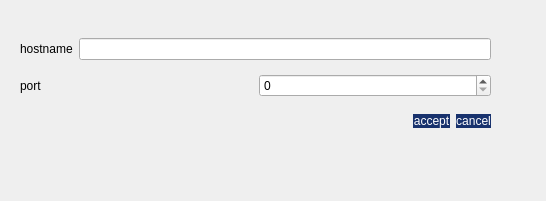
<?xml version="1.0" encoding="UTF-8"?>
<ui version="4.0">
 <class>DuMessengerConnectionDialog</class>
 <widget class="QDialog" name="DuMessengerConnectionDialog">
  <property name="geometry">
   <rect>
    <x>0</x>
    <y>0</y>
    <width>546</width>
    <height>201</height>
   </rect>
  </property>
  <property name="windowTitle">
   <string>Dialog</string>
  </property>
  <widget class="QWidget" name="layoutWidget">
   <property name="geometry">
    <rect>
     <x>20</x>
     <y>30</y>
     <width>471</width>
     <height>111</height>
    </rect>
   </property>
   <layout class="QVBoxLayout" name="verticalLayout">
    <item>
     <layout class="QHBoxLayout" name="horizontalLayout">
      <item>
       <widget class="QLabel" name="label">
        <property name="text">
         <string>hostname</string>
        </property>
       </widget>
      </item>
      <item>
       <widget class="QLineEdit" name="hostname"/>
      </item>
     </layout>
    </item>
    <item>
     <layout class="QHBoxLayout" name="horizontalLayout_2">
      <item>
       <widget class="QLabel" name="label_2">
        <property name="text">
         <string>port</string>
        </property>
       </widget>
      </item>
      <item>
       <widget class="QSpinBox" name="port">
        <property name="maximum">
         <number>999999999</number>
        </property>
       </widget>
      </item>
     </layout>
    </item>
    <item>
     <layout class="QHBoxLayout" name="horizontalLayout_3">
      <item>
       <spacer name="horizontalSpacer">
        <property name="orientation">
         <enum>Qt::Horizontal</enum>
        </property>
        <property name="sizeHint" stdset="0">
         <size>
          <width>58</width>
          <height>20</height>
         </size>
        </property>
       </spacer>
      </item>
      <item>
       <widget class="QPushButton" name="ok">
        <property name="styleSheet">
         <string notr="true">QPushButton {
	font: 10pt &quot;MS Shell Dlg 2&quot;;
    border-radius: 50%;
background-color:rgb(24, 50, 109);
color:white;
 border-width: 0px;
  border-radius: 10px;
}
</string>
        </property>
        <property name="text">
         <string>accept</string>
        </property>
       </widget>
      </item>
      <item>
       <widget class="QPushButton" name="cancel">
        <property name="styleSheet">
         <string notr="true">QPushButton {
	font: 10pt &quot;MS Shell Dlg 2&quot;;
    border-radius: 50%;
background-color:rgb(24, 50, 109);
color:white;
 border-width: 0px;
  border-radius: 10px;
}</string>
        </property>
        <property name="text">
         <string>cancel</string>
        </property>
       </widget>
      </item>
     </layout>
    </item>
   </layout>
  </widget>
 </widget>
 <resources/>
 <connections/>
</ui>
